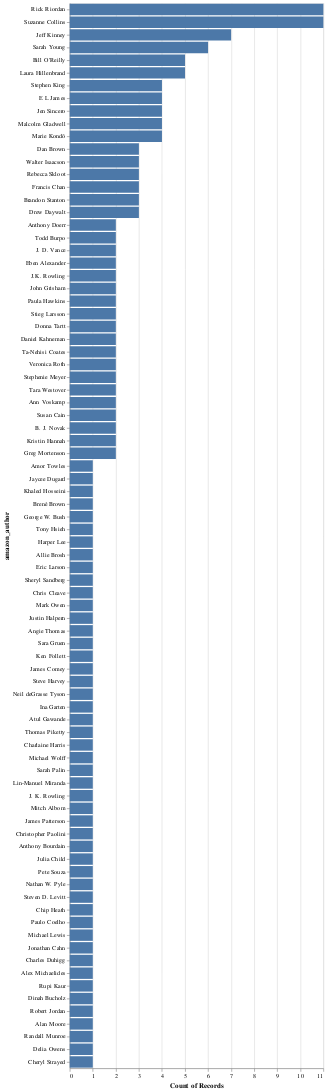

Notebook source saved alongside this figure:
### Code cell
# Categorical Univariate Visual Summaries
alt.Chart(amazon_book).mark_bar().encode(
    y = alt.Y("amazon_author", sort = "-x"),
    x = 'count()'
)

### Figure 1 — Vega-Lite specification as saved in the notebook (floating-point values rounded to 4 significant figures; data arrays with more than 128 entries replaced by an {"elided": "..."} marker saying what was removed)
{"config": {"view": {"continuousWidth": 400, "continuousHeight": 300}}, "data": {"name": "data-bcd3397fd92544dec54fc118ce8743df"}, "mark": "bar", "encoding": {"x": {"aggregate": "count", "type": "quantitative"}, "y": {"field": "amazon_author", "sort": "-x", "type": "nominal"}}, "$schema": "https://vega.github.io/schema/vega-lite/v4.17.0.json", "datasets": {"data-bcd3397fd92544dec54fc118ce8743df": {"elided": "169 records"}}}
